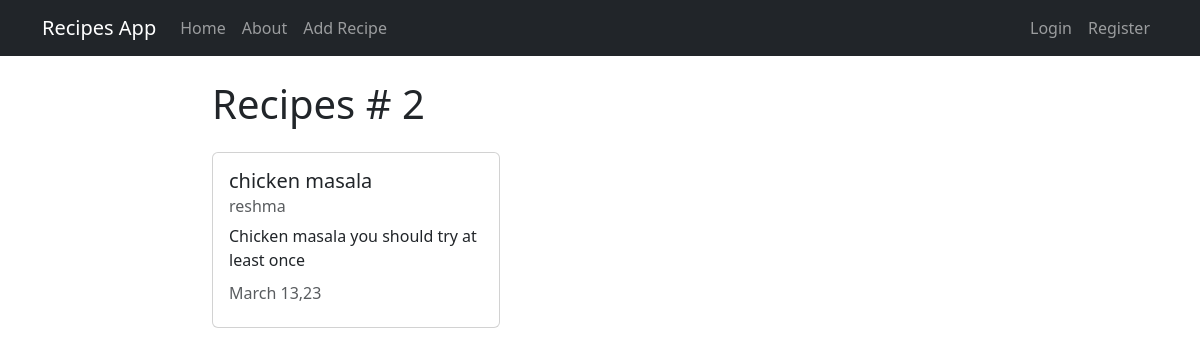
The page /recipess/recipe/2 on the database its author committed.
### recipess/models.py (models this page shows, shortened)
class Recipe(models.Model):
	title=models.CharField(max_length=50)
	description=models.TextField()
	author=models.ForeignKey(User,on_delete=models.CASCADE)
	created_at=models.DateTimeField(auto_now_add=True)
	updated_at=models.DateTimeField(auto_now=True)

### recipess/views.py (the view)
# urls.py: path('recipe/<int:pk>',views.RecipeDetailView.as_view(),name='recipess-detail'),
class RecipeDetailView(DetailView):
	model=models.Recipe

### recipess/templates/recipess/recipe_detail.html (shortened to what this page needs)
{% extends 'recipess/base.html' %}
{% block content %}
<h1>Recipes # {{ object.id }}</h1>
<div class="card my-4" style="width: 18rem;">
  <div class="card-body">
    <h5 class="card-title">{{ object.title }}</h5>
    <h6 class="card-subtitle mb-2 text-muted">{{object.author}}</h6>
    <p class="card-text">{{object.description}}</p>
    <h6 class="card-subtitle mb-2 text-muted">{{object.updated_at|date:"F d,y"}}</h6>
    </div>
</div>
{% endblock content %}

### rows shown on the page
Recipe: id "2", title "chicken masala", author "reshma", description "Chicken masala you should try at least once", updated_at "March 13,23"
